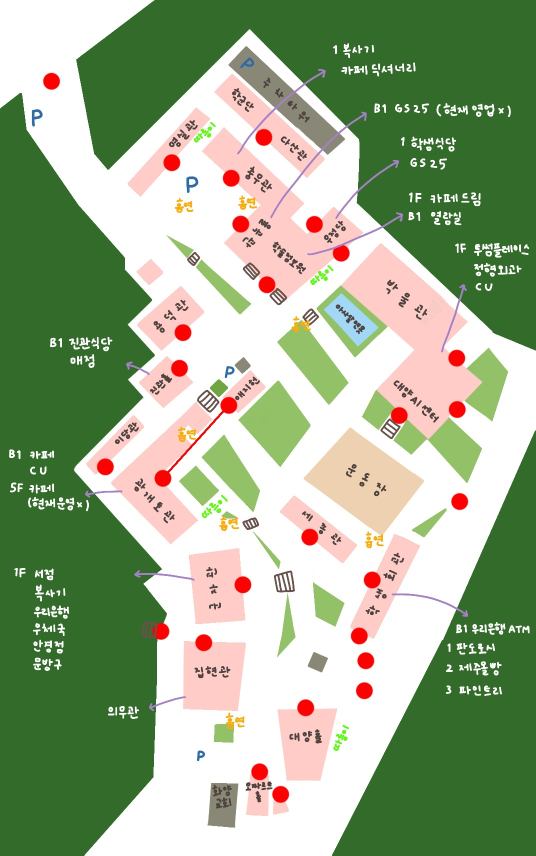
#> input picture show_img/show_image1.jpg, 1071 x 1711 px, given in place of sejong_univ.png, which was not available (shown at 1/2 size); the run also reads 1 picture not shown here
$ jupyter execute --allow-errors '해커톤2021_qlearning_(2).ipynb'   (shell and % lines are left out)
#> lines starting #> are read from the running program, lines starting #| are printed output that depends on the picture; after the words box and inside, x2 and y2 are one past the last pixel; in counts of white or black regions, pixels touching at a corner belong together; pictures that were not available may be replaced by others from this repository, and a replacement may not be noted
[cell 1]
from google.colab import drive
drive.mount('/content/gdrive/')

[cell 2]
import cv2
from google.colab.patches import cv_imshow
src4=cv2.imread("/content/gdrive/MyDrive/AI-SW-HACK/sejong_univ.png")
#> src4 is the input picture: shape (1711, 1071, 3); mean B, G, R 140.3, 173.6, 156.5
dst4=src4.copy()

[cell 3]
import cv2
from google.colab.patches import cv_imshow

src = cv2.imread("/content/gdrive/MyDrive/AI-SW-HACK/only_purple_map.png") #원본 이미지
#cv_imshow(src)
dst = src.copy()
gray = cv2.cvtColor(src, cv2.COLOR_BGR2GRAY)
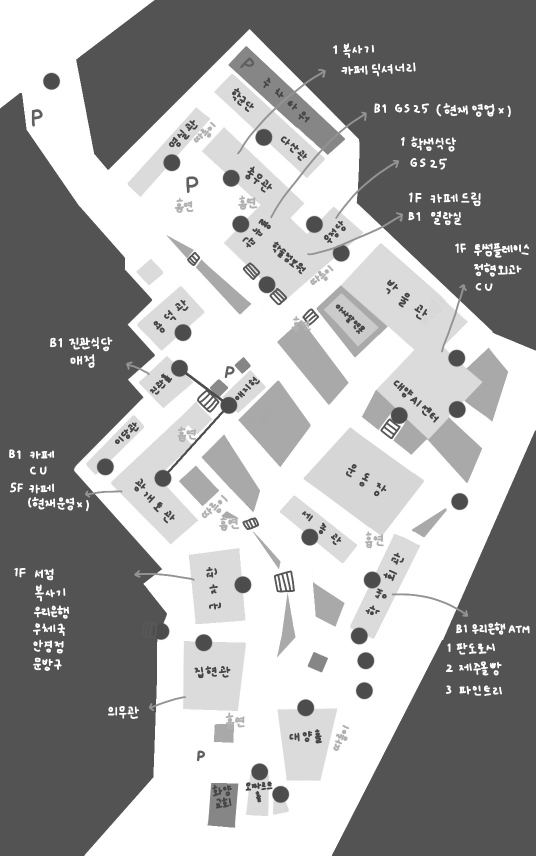
#> gray: shape (1711, 1071) (shown at 1/2 size); min 61, max 255, mean 164.7

ret, binary = cv2.threshold(gray, 127, 255, cv2.THRESH_BINARY)
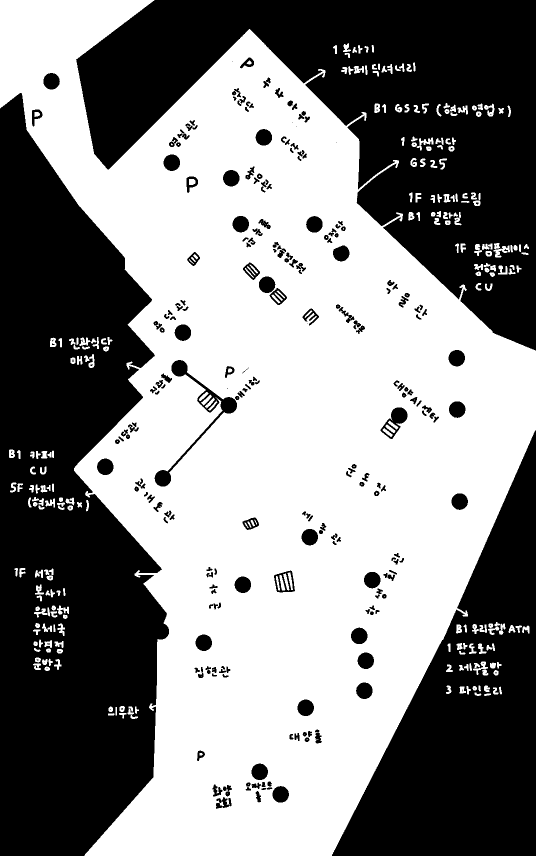
#> binary: shape (1711, 1071) (shown at 1/2 size); 53.5% white; 290 black regions (68 under 20 px), largest, box (x1, y1, x2, y2) and area: (0, 186, 338, 1711) 353520, (152, 0, 1071, 701) 290843, (664, 861, 1071, 1711) 162815
binary = cv2.bitwise_not(binary)
#> binary: shape (1711, 1071); 46.5% white; 290 white regions (68 under 20 px)

contours, hierarchy = cv2.findContours(binary, cv2.RETR_CCOMP, cv2.CHAIN_APPROX_NONE)
#> contours = 632 contours, 145 with area under 20; largest, box (x1, y1, x2, y2) and area: (0, 186, 338, 1711) 360690, (152, 0, 1071, 701) 299326, (664, 861, 1071, 1711) 165667, (309, 720, 474, 973) 4521, (761, 815, 815, 878) 1688

for i in range(len(contours)):
    cv2.drawContours(dst, [contours[i]], 0, (0, 0, 0), 2)
    #cv2.putText(dst, str(i), tuple(contours[i][0][0]), cv2.FONT_HERSHEY_COMPLEX, 0.8, (0, 0, 0), 2)
    print(i, hierarchy[0][i])
#> this loop made 632 passes
#| 0 [ 2 -1  1 -1]
#| 1 [-1 -1 -1  0]
#| 2 [ 3  0 -1 -1]
#| 3 [ 4  2 -1 -1]
#| 4 [ 5  3 -1 -1]
#| 5 [ 6  4 -1 -1]
#| 6 [ 7  5 -1 -1]
#| 7 [ 9  6  8 -1]
#> (further printed lines are left out)
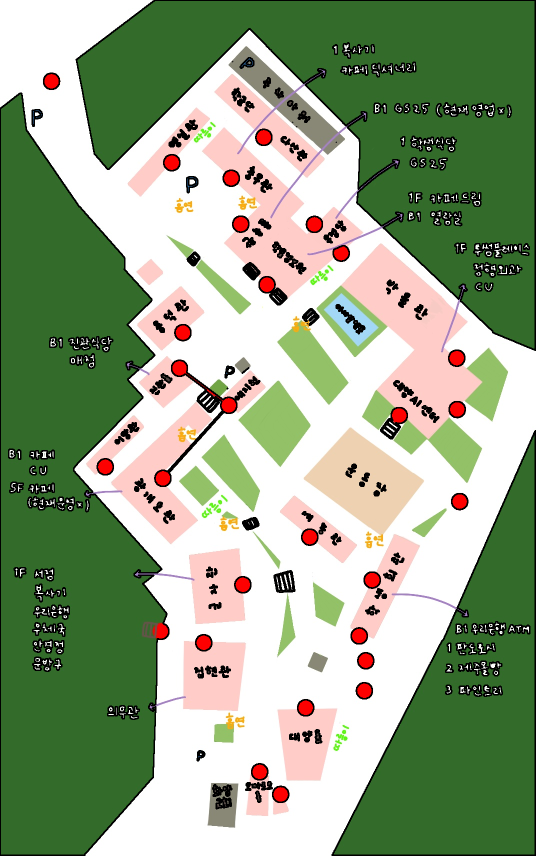
#> dst: shape (1711, 1071, 3) (shown at 1/2 size); mean B, G, R 133.8, 165.6, 148.6

    #cv2.waitKey(0)

cv_imshow(dst)


import cv2
from google.colab.patches import cv_imshow

src2 = cv2.imread("/content/gdrive/MyDrive/AI-SW-HACK/purple_map_refinal.png") #원본 이미지
#cv_imshow(src2)
dst2 = src2.copy()
gray2 = cv2.cvtColor(src2, cv2.COLOR_BGR2GRAY)

circles = cv2.HoughCircles(gray2, cv2.HOUGH_GRADIENT, 1, 5, param1 = 25, param2 = 10, minRadius = 7, maxRadius = 10)
#> circles = 36 rows, first 8: [76.5, 228.5, 8.2], [403.5, 799.5, 9.4], [385.5, 516.5, 8.2], [498.5, 124.5, 8.2], [386.5, 363.5, 9.4], [389.5, 512.5, 8.2], [67.5, 940.5, 8], [266.5, 841.5, 9.4]
circles2 = cv2.HoughCircles(gray2, cv2.HOUGH_GRADIENT, 1, 10, param1 = 50, param2 = 21, minRadius = 13, maxRadius = 17)
#> circles2 = 28 rows, first 8: [628.5, 448.5, 16.4], [210.5, 933.5, 16.4], [325.5, 956.5, 16.4], [365.5, 664.5, 16.4], [527.5, 274.5, 16.4], [485.5, 1169.5, 16.4], [533.5, 569.5, 16.4], [718.5, 1271.5, 16.4]
print(circles[0])
print(circles2[0])
for i in circles[0]:
    cv2.circle(dst2, (i[0], i[1]), i[2], (0, 255, 0), 2)
#> this loop made 36 passes
#> i on passes 1 to 12: [76.5, 228.5, 8.2], [403.5, 799.5, 9.4], [385.5, 516.5, 8.2], [498.5, 124.5, 8.2], [386.5, 363.5, 9.4], [389.5, 512.5, 8.2], [67.5, 940.5, 8], [266.5, 841.5, 9.4], [1010.5, 497.5, 8.2], [418.5, 813.5, 9.4], [100.5, 1152.5, 8.2], [277.5, 961.5, 8]
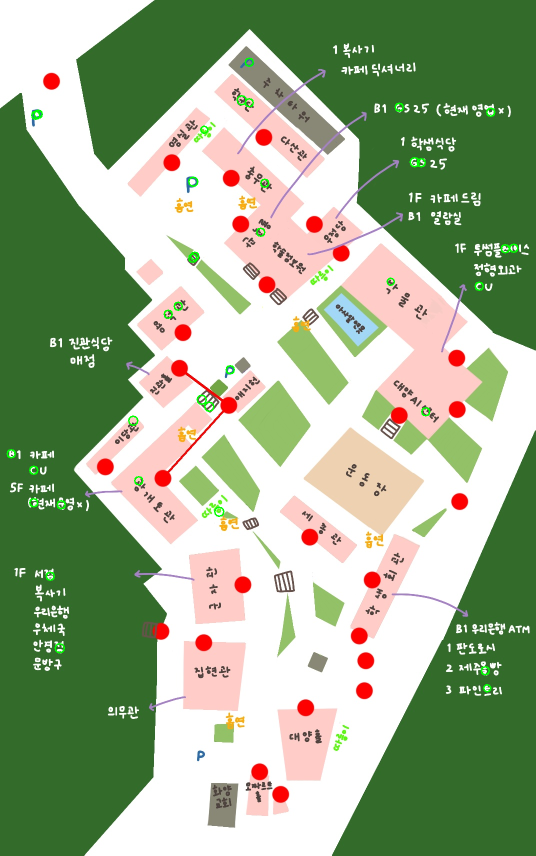
#> dst2: shape (1711, 1071, 3) (shown at 1/2 size); mean B, G, R 139.8, 173.9, 156

for i in circles2[0]:
    cv2.circle(dst2, (i[0], i[1]), i[2], (255, 0, 0), 2)
#> this loop made 28 passes
#> i on passes 1 to 12: [628.5, 448.5, 16.4], [210.5, 933.5, 16.4], [325.5, 956.5, 16.4], [365.5, 664.5, 16.4], [527.5, 274.5, 16.4], [485.5, 1169.5, 16.4], [533.5, 569.5, 16.4], [718.5, 1271.5, 16.4], [102.5, 162.5, 16.4], [918.5, 1002.5, 16.4], [560.5, 1588.5, 16.4], [743.5, 1159.5, 16.4]
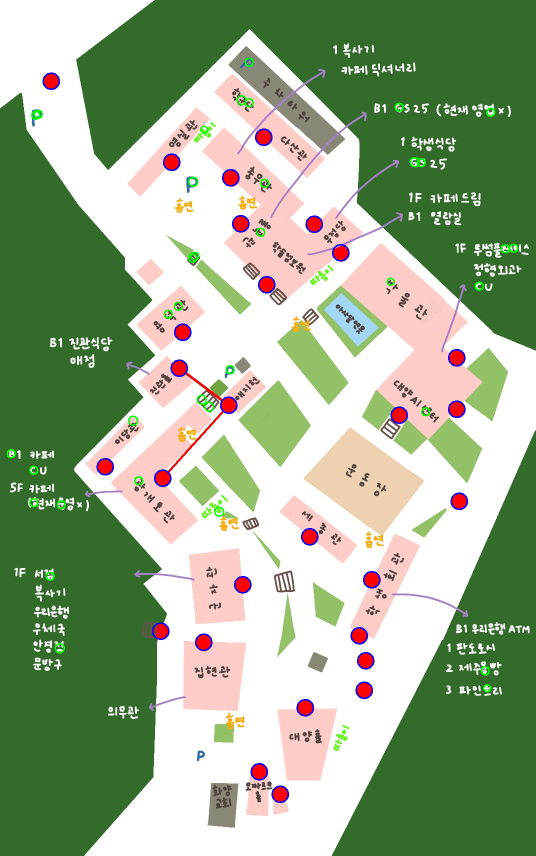
#> dst2: shape (1711, 1071, 3) (shown at 1/2 size); 0.47% of pixels changed, all inside (x1, y1, x2, y2) = (85, 145, 936, 1606)


cv_imshow(dst2)

[cell 4]
for i in range(len(contours)):
    cv2.drawContours(dst2, [contours[i]], 0, (0, 0, 0), 2)
    #cv2.putText(dst2, str(i), tuple(contours[i][0][0]), cv2.FONT_HERSHEY_COMPLEX, 0.8, (0, 0, 0), 2)
    print(i, hierarchy[0][i])
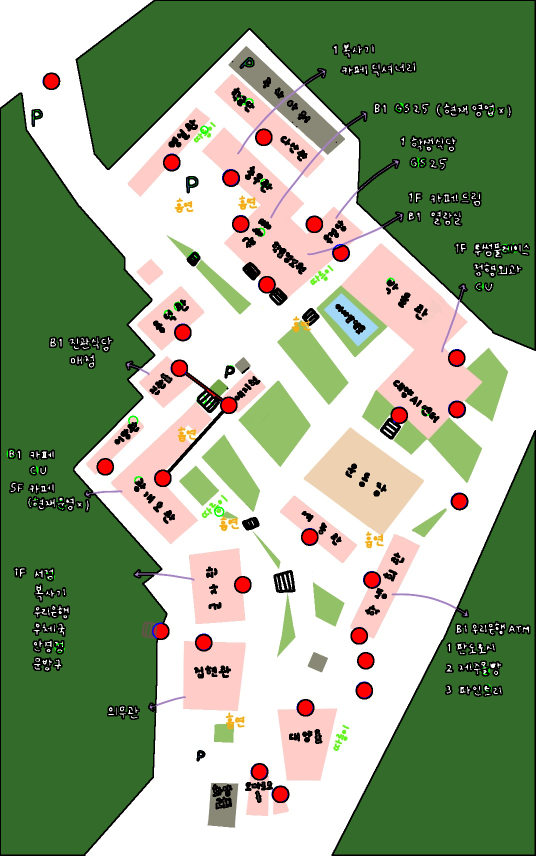
#> dst2: shape (1711, 1071, 3) (shown at 1/2 size); 6.06% of pixels changed, all inside (x1, y1, x2, y2) = (0, 0, 1071, 1711)

    #cv2.waitKey(0)

cv_imshow(dst2)

[cell 5]
all_circle = []

for i in range(len(circles[0])):
  tmp = [int(circles[0][i][0]),int(circles[0][i][1])]
  all_circle.append(tmp)
#> this loop made 36 passes
#> tmp on passes 1 to 12: [76, 228], [403, 799], [385, 516], [498, 124], [386, 363], [389, 512], [67, 940], [266, 841], [1010, 497], [418, 813], [100, 1152], [277, 961]
#> after the loop, all_circle = 36 pairs, first value 22 to 1027, second value 124 to 1376
for i in range(len(circles2[0])):
  tmp = [int(circles2[0][i][0]),int(circles2[0][i][1])]
  all_circle.append(tmp)
#> this loop made 28 passes
#> tmp on passes 1 to 12: [628, 448], [210, 933], [325, 956], [365, 664], [527, 274], [485, 1169], [533, 569], [718, 1271], [102, 162], [918, 1002], [560, 1588], [743, 1159]
#> after the loop, all_circle = 64 pairs, first value 22 to 1027, second value 124 to 1588

#print(circles[0])
#print(len(circles2[0]))
print(all_circle)

[cell 6]
############## 지금까지 구한 리스트 정보 정리 ##############

#circles --> 건물 노드 좌표
#circles2 --> 도로 노드 좌표

#circles[0][i][0] : i번째 건물 노드의 중심의 x좌표
#circles[0][i][1] : i번째 건물 노드의 중심의 y좌표

#all_circle --> 모든 노드(건물+도로) 좌표
#all_circle[i][0] : i번째 노드의 중심의 x좌표
#all_circle[i][1] : i번째 노드의 중심의 y좌표

#len(contours) : 외곽선의 갯수
#contours[i] : i번째 도형의 외곽선
#contours[i][j][0][0] : i번째 도형의 외곽선의 점들 중 j번째 점의 x좌표
#contours[i][j][0][1] : i번째 도형의 외곽선의 점들 중 j번째 점의 y좌표

#> (a cell that did not finish here is left out)

[cell 8]
import math

# 두 점 사이의 거리 구하는 함수
def distance(x1, y1, x2, y2):
    result = math.sqrt( math.pow(x1 - x2, 2) + math.pow(y1 - y2, 2))
    return result

[cell 9]
#original 출발점, connected 도착점 weight 사이 거리값

original = []
connected = []
weight = []

[cell 10]
for i in range(len(all_circle)):
  for j in range(i+1,len(all_circle)):
    dst3 = src.copy()
    dst3 = cv2.line(dst3, (all_circle[i][0],all_circle[i][1]), (all_circle[j][0],all_circle[j][1]), (100,200,255), 2, 8, 0)
    gray3 = cv2.cvtColor(dst3, cv2.COLOR_BGR2GRAY)
    ret3, binary3 = cv2.threshold(gray3, 127, 255, cv2.THRESH_BINARY)
    binary3 = cv2.bitwise_not(binary3)
    contours3, hierarchy3 = cv2.findContours(binary3, cv2.RETR_CCOMP, cv2.CHAIN_APPROX_NONE)
    if(len(contours3)>len(contours)):
      continue
    else:
      dst2 = cv2.line(dst2, (all_circle[i][0],all_circle[i][1]), (all_circle[j][0],all_circle[j][1]), (100,200,255), 1, 8, 0)
      # csv를 만들기 위한 리스트 구현
      ori = int(i)
      con = int(j)
      wei = distance(all_circle[i][0],all_circle[i][1],all_circle[j][0],all_circle[j][1])
      original.append(ori)
      connected.append(con)
      weight.append(wei)
#> this loop made 64 passes
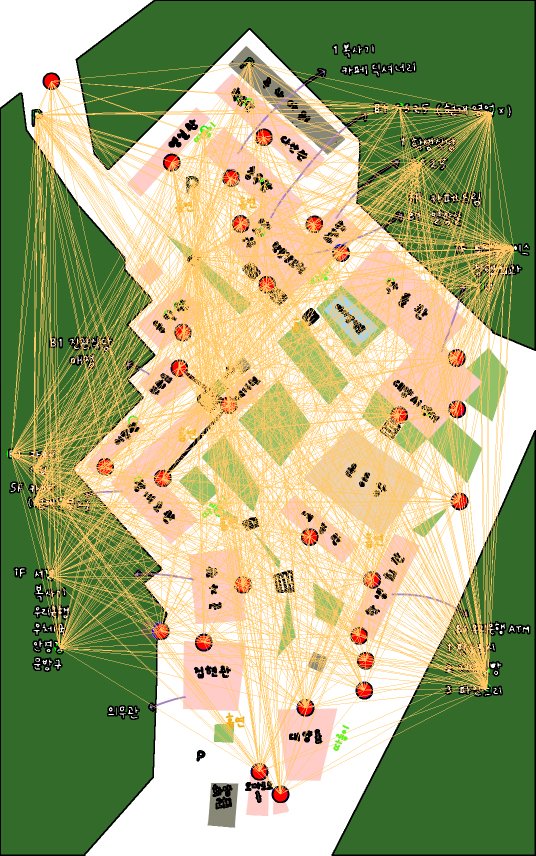
#> dst2: shape (1711, 1071, 3) (shown at 1/2 size); mean B, G, R 119.2, 169, 164.9

cv_imshow(dst2)

[cell 11]
#추출한 선 정보 리스트 3개 --> pd --> csv

# list --> pdf(pandas frame)
import pandas as pd

tmp_pdf = {
    'original':original,
    'connected':connected,
    'weight':weight
}

pdf = pd.DataFrame(tmp_pdf)

print(pdf)

# pdf --> csv
# 구글 드라이브 내 AI-SW-HACK 폴더에 gragh라는 이름으로 csv 저장
#> (the rest of this cell did not finish here and is left out)

[cell 12]
%cd /content/gdrive/My\ Drive/AI-SW-HACK/python

[cell 13]
from get_dict import get_dict
from get_R_Q import initial_R
from get_R_Q import initial_Q
from get_result import get_result

import pandas as pd
import time

#> (the rest of this cell did not finish here and is left out)

#> (a cell that did not finish here is left out)

#> (a cell that did not finish here is left out)

#> (a cell that did not finish here is left out)

#> (a cell that did not finish here is left out)

#> (a cell that did not finish here is left out)

#> (a cell that did not finish here is left out)

#> (a cell that did not finish here is left out)

#> (a cell that did not finish here is left out)

#> (a cell that did not finish here is left out)

[cell 23]
SHOW = dst4.copy()
path = '/content/gdrive/MyDrive/AI-SW-HACK/Show_image/show_image0.jpg'
cv2.imwrite(path,SHOW)
#> (the rest of this cell did not finish here and is left out)

[cell 24]
import glob

img_array = []
for filename in glob.glob('/content/gdrive/MyDrive/AI-SW-HACK/Show_image/*.jpg'):
    img = cv2.imread(filename)
    height, width, layers = img.shape
    size = (width,height)
    img_array.append(img)


out = cv2.VideoWriter('/content/gdrive/MyDrive/AI-SW-HACK/Show_video/show_video.avi',cv2.VideoWriter_fourcc(*'DIVX'), 1, size)

for i in range(len(img_array)):
    out.write(img_array[i])
#> this loop made 1 pass
out.release()
